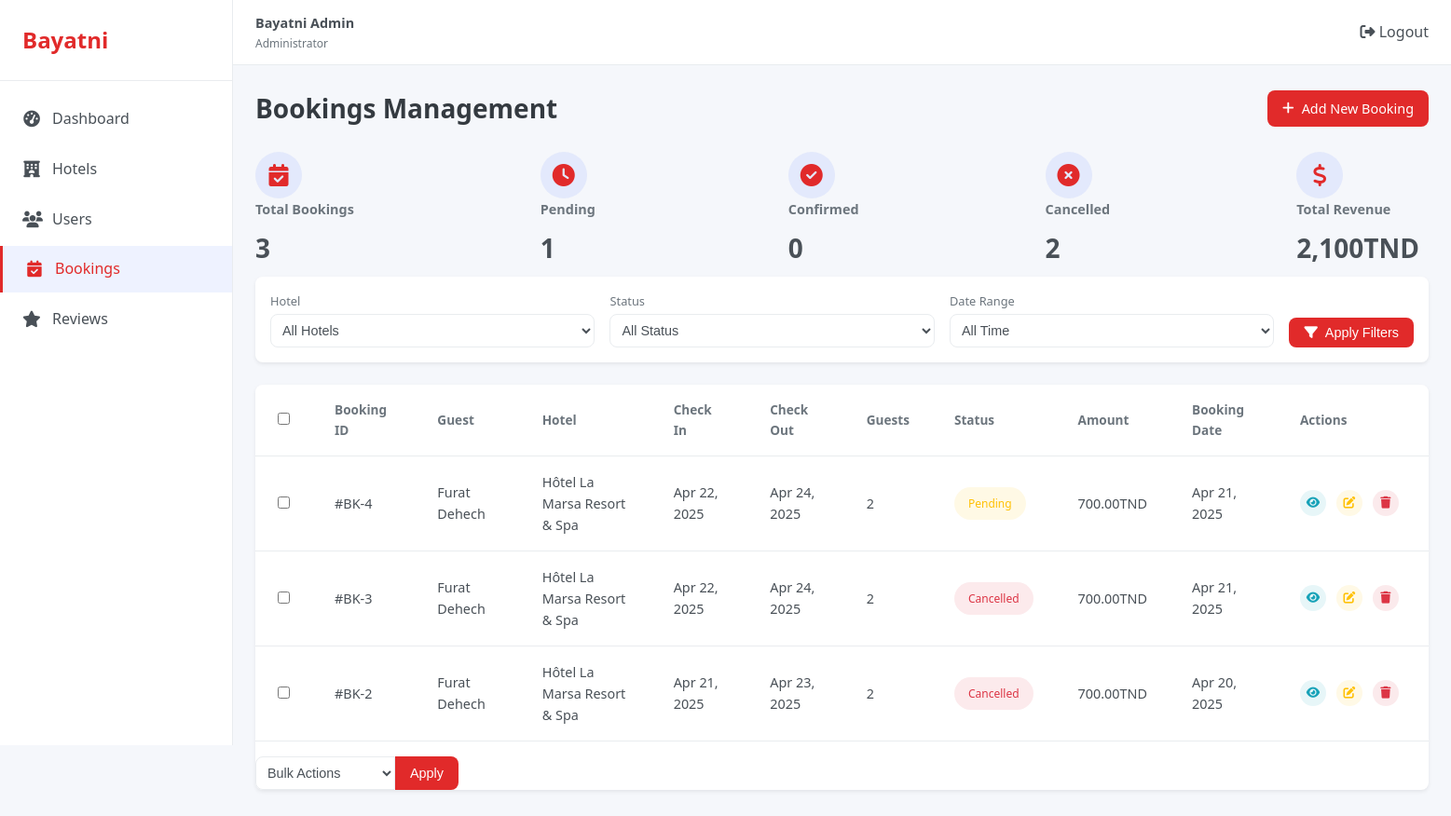
Screenshot of /admin/app/controllers/bookings/bookings.php (signed in) with the database file from the repository.
### tables this page shows
CREATE TABLE `bookings` (
  `id` int(11) NOT NULL,
  `user_id` int(11) NOT NULL,
  `hotel_id` int(11) NOT NULL,
  `check_in` date NOT NULL,
  `check_out` date NOT NULL,
  `guests` int(2) NOT NULL,
  `room_type` varchar(30) NOT NULL,
  `total_price` decimal(10,2) NOT NULL,
  `booking_date` timestamp NOT NULL DEFAULT current_timestamp(),
  `status` enum('confirmed','pending','cancelled','completed','no_show') NOT NULL DEFAULT 'confirmed',
  `payment_method` varchar(25) NOT NULL,
  `completed_at` timestamp NULL DEFAULT NULL
);

CREATE TABLE `users` (
  `id` int(11) NOT NULL,
  `firstname` varchar(30) NOT NULL,
  `lastname` varchar(30) NOT NULL,
  `fullname` varchar(100) NOT NULL,
  `birthday` date NOT NULL,
  `email` varchar(100) NOT NULL,
  `status` enum('active','suspended') NOT NULL,
  `password` varchar(255) NOT NULL,
  `card_number` varchar(16) NOT NULL,
  `card_name` varchar(100) NOT NULL,
  `card_expire` varchar(5) NOT NULL,
  `card_cvc` varchar(4) NOT NULL,
  `created_at` timestamp NOT NULL DEFAULT current_timestamp()
);

CREATE TABLE `hotels` (
  `id` int(11) NOT NULL,
  `title` varchar(100) NOT NULL,
  `location` varchar(100) NOT NULL,
  `price` decimal(10,2) NOT NULL,
  `rating` int(1) NOT NULL,
  `reviews_count` int(11) NOT NULL DEFAULT 0,
  `region` enum('tunis','hammamet','sousse','djerba','tabarka') NOT NULL,
  `image_url` varchar(255) NOT NULL,
  `features` varchar(255) DEFAULT NULL,
  `created_at` timestamp NOT NULL DEFAULT current_timestamp()
);

### admin/app/controllers/Bookings/bookings.php (the view, shortened to what this page needs)
<?php
require_once __DIR__ .'/../../../config/config.php';
$query = "SELECT b.id, b.check_in, b.check_out, b.guests, b.total_price, b.status, b.booking_date,
                 u.fullname as guest_name, h.title as hotel_name,
                 u.id as user_id, h.id as hotel_id
          FROM bookings b
          JOIN users u ON b.user_id = u.id
          JOIN hotels h ON b.hotel_id = h.id
          WHERE 1=1";
$query .= " ORDER BY b.booking_date DESC";
$result = $conn->query($query);
$bookings = [];
if ($result) {
    while ($row = $result->fetch_assoc()) {
        $bookings[] = $row;
    }
}
$totalBookingsQuery = "SELECT COUNT(*) as total FROM bookings";
$result = $conn->query($totalBookingsQuery);
$totalBookings = $result->fetch_assoc()['total'];
$pendingBookingsQuery = "SELECT COUNT(*) as total FROM bookings WHERE status = 'pending'";
$result = $conn->query($pendingBookingsQuery);
$pendingBookings = $result->fetch_assoc()['total'];
$confirmedBookingsQuery = "SELECT COUNT(*) as total FROM bookings WHERE status = 'confirmed'";
$result = $conn->query($confirmedBookingsQuery);
$confirmedBookings = $result->fetch_assoc()['total'];
$cancelledBookingsQuery = "SELECT COUNT(*) as total FROM bookings WHERE status = 'cancelled'";
$result = $conn->query($cancelledBookingsQuery);
$cancelledBookings = $result->fetch_assoc()['total'];
$totalRevenueQuery = "SELECT SUM(total_price) as total FROM bookings";
$result = $conn->query($totalRevenueQuery);
$totalRevenue = $result->fetch_assoc()['total'] ?? 0;
?>
<!DOCTYPE html>
<html lang="en">
<head>
    <link rel="stylesheet" href="../../../public/css/styles.css">
    <link rel="stylesheet" href="https://cdnjs.cloudflare.com/ajax/libs/font-awesome/6.4.0/css/all.min.css">
</head>
<body>
    <div class="dashboard">
    <?php include __DIR__ .'/../../../includes/sidebar.php'; ?>
        <main class="main-content">
        <?php include __DIR__ .'/../../../includes/header.php'; ?>
            <div class="dashboard-content" id="bookings">
                <div class="page-header">
                    <h1>Bookings Management</h1>
                    <a href="booking_add.php" class="primary-btn">
                        <i class="fas fa-plus"></i> Add New Booking
                    </a>
                </div>
                <div class="booking-stats">
                    <div class="booking-stat-card">
                        <div class="stat-icon">
                            <i class="fas fa-calendar-check"></i>
                        </div>
                        <div class="stat-details">
                            <h3 style="width:max-content;">Total Bookings</h3>
                            <h2><?php echo number_format($totalBookings); ?></h2>
                        </div>
                    </div>
                    <div class="booking-stat-card">
                        <div class="stat-icon pending">
                            <i class="fas fa-clock"></i>
                        </div>
                        <div class="stat-details">
                            <h3>Pending</h3>
                            <h2><?php echo number_format($pendingBookings); ?></h2>
                        </div>
                    </div>
                    <div class="booking-stat-card">
                        <div class="stat-icon confirmed">
                            <i class="fas fa-check-circle"></i>
                        </div>
                        <div class="stat-details">
                            <h3>Confirmed</h3>
                            <h2><?php echo number_format($confirmedBookings); ?></h2>
                        </div>
                    </div>
                    <div class="booking-stat-card">
                        <div class="stat-icon cancelled">
                            <i class="fas fa-times-circle"></i>
                        </div>
                        <div class="stat-details">
                            <h3>Cancelled</h3>
                            <h2><?php echo number_format($cancelledBookings); ?></h2>
                        </div>
                    </div>
                    <div class="booking-stat-card">
                        <div class="stat-icon revenue">
                            <i class="fas fa-dollar-sign"></i>
                        </div>
                        <div class="stat-details">
                            <h3>Total Revenue</h3>
                            <h2><?php echo number_format($totalRevenue, 0); ?>TND</h2>
                        </div>
                    </div>
                </div>
                <form action="bookings.php" method="GET" class="filter-section">
                    <div class="filter-group">
                        <label for="hotel-filter">Hotel</label>
                        <select id="hotel-filter" name="hotel_id">
                            <option value="">All Hotels</option>
                        </select>
                    </div>
                    <div class="filter-group">
                        <label for="status-filter">Status</label>
                        <select id="status-filter" name="status">
                            <option value="">All Status</option>
                        </select>
                    </div>
                    <div class="filter-group">
                        <label for="date-range">Date Range</label>
                        <select id="date-range" name="date_range">
                            <option value="">All Time</option>
                        </select>
                    </div>
                    <button type="submit" class="filter-btn">
                        <i class="fas fa-filter"></i> Apply Filters
                    </button>
                </form>
                <div class="table-card">
                    <div class="table-responsive">
                        <table class="data-table">
                            <thead>
                                <tr>
                                    <th>
                                        <input type="checkbox" id="select-all">
                                    </th>
                                    <th>Booking ID</th>
                                    <th>Guest</th>
                                    <th>Hotel</th>
                                    <th>Check In</th>
                                    <th>Check Out</th>
                                    <th>Guests</th>
                                    <th>Status</th>
                                    <th>Amount</th>
                                    <th>Booking Date</th>
                                    <th>Actions</th>
                                </tr>
                            </thead>
                            <tbody>
                                <?php foreach ($bookings as $booking): ?>
                                <tr>
                                    <td><input type="checkbox" class="booking-select"></td>
                                    <td>#BK-<?php echo $booking['id']; ?></td>
                                    <td>
                                        <div class="user-info-cell">
                                            <span><?php echo htmlspecialchars($booking['guest_name']); ?></span>
                                        </div>
                                    </td>
                                    <td><?php echo htmlspecialchars($booking['hotel_name']); ?></td>
                                    <td><?php echo date('M d, Y', strtotime($booking['check_in'])); ?></td>
                                    <td><?php echo date('M d, Y', strtotime($booking['check_out'])); ?></td>
                                    <td><?php echo $booking['guests']; ?></td>
                                    <td><span class="status-badge <?php echo strtolower($booking['status']); ?>"><?php echo ucfirst($booking['status']); ?></span></td>
                                    <td style="width:max-content;"><?php echo number_format($booking['total_price'], 2); ?>TND</td>
                                    <td><?php echo date('M d, Y', strtotime($booking['booking_date'])); ?></td>
                                    <td>
                                        <div class="action-buttons">
                                            <a href="booking_view.php?id=<?php echo $booking['id']; ?>" class="action-btn view-btn"><i class="fas fa-eye"></i></a>
                                            <a href="booking_edit.php?id=<?php echo $booking['id']; ?>" class="action-btn edit-btn"><i class="fas fa-edit"></i></a>
                                            <a href="bookings.php?action=delete&id=<?php echo $booking['id']; ?>" class="action-btn delete-btn" onclick="return confirm('Are you sure you want to delete this booking?');"><i class="fas fa-trash"></i></a>
                                        </div>
                                    </td>
                                </tr>
                                <?php endforeach; ?>
                            </tbody>
                        </table>
                        <div class="bulk-actions">
                            <select id="bulk-action">
                                <option value="">Bulk Actions</option>
                            </select>
                        <button class="apply-btn">Apply</button>
                </div>
                    </div>
                </div>
            </div>
        </main>
    </div>
</body>
</html>

### rows the page displays
bookings: id "4", user.fullname "Furat Dehech", hotel.title "Hôtel La Marsa Resort & Spa", check_in "Apr 22, 2025", check_out "Apr 24, 2025", guests "2", status "Pending", total_price "700.00", booking_date "Apr 21, 2025"
bookings: id "3", user.fullname "Furat Dehech", hotel.title "Hôtel La Marsa Resort & Spa", check_in "Apr 22, 2025", check_out "Apr 24, 2025", guests "2", status "Cancelled", total_price "700.00", booking_date "Apr 21, 2025"
bookings: id "2", user.fullname "Furat Dehech", hotel.title "Hôtel La Marsa Resort & Spa", check_in "Apr 21, 2025", check_out "Apr 23, 2025", guests "2", status "Cancelled", total_price "700.00", booking_date "Apr 20, 2025"

### other values shown
$totalBookings "3"
$pendingBookings "1"
$confirmedBookings "0"
$cancelledBookings "2"
$totalRevenue "2,100"
